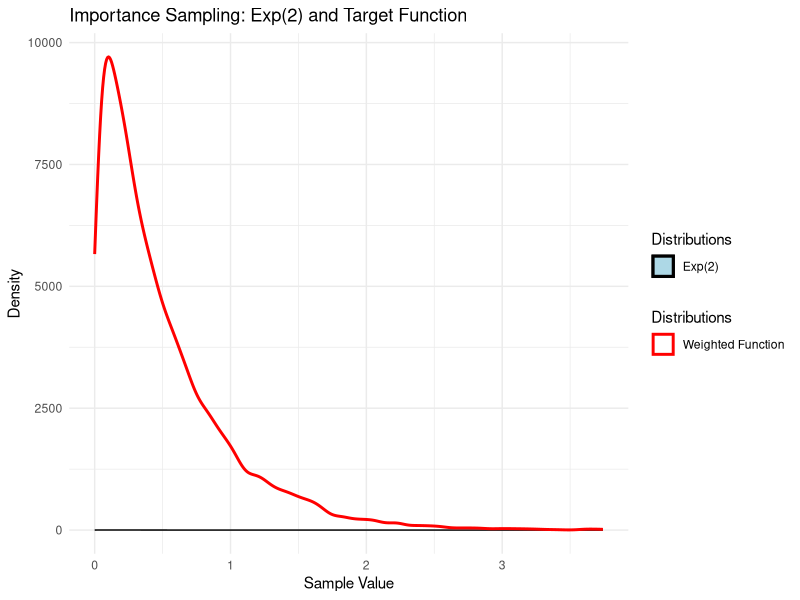

Source code (R):
set.seed(1234)

n <- 10000  

samples_importance <- rexp(n, rate = 2)

weights <- dexp(samples_importance, rate = 1) / dexp(samples_importance, rate = 2)

function_values_importance <- exp(cos(samples_importance)) - samples_importance

expected_value_importance <- sum(weights * function_values_importance) / sum(weights)

weighted_values <- weights * function_values_importance
variance_importance <- sum((weighted_values - expected_value_importance)^2) / sum(weights)

cat("Estimated Expected Value (Importance Sampling):", expected_value_importance, "\n")
cat("Variance of the Sampled Values (Importance Sampling):", variance_importance, "\n")

library(ggplot2)

data <- data.frame(
  samples = samples_importance,
  target_function = exp(cos(samples_importance)) - samples_importance,
  weights = weights
)

p1 <- ggplot(data, aes(x = samples)) +
  geom_density(aes(y = ..density.., fill = "Exp(2)"), alpha = 0.5) +
  geom_density(aes(y = ..density.. * sum(weights) / max(..density..), 
                   color = "Weighted Function"), size = 1) +
  labs(title = "Importance Sampling: Exp(2) and Target Function",
       x = "Sample Value", y = "Density") +
  scale_fill_manual(name = "Distributions", 
                    values = c("Exp(2)" = "lightblue")) +
  scale_color_manual(name = "Distributions", 
                     values = c("Weighted Function" = "red")) +
  theme_minimal()

print(p1)
